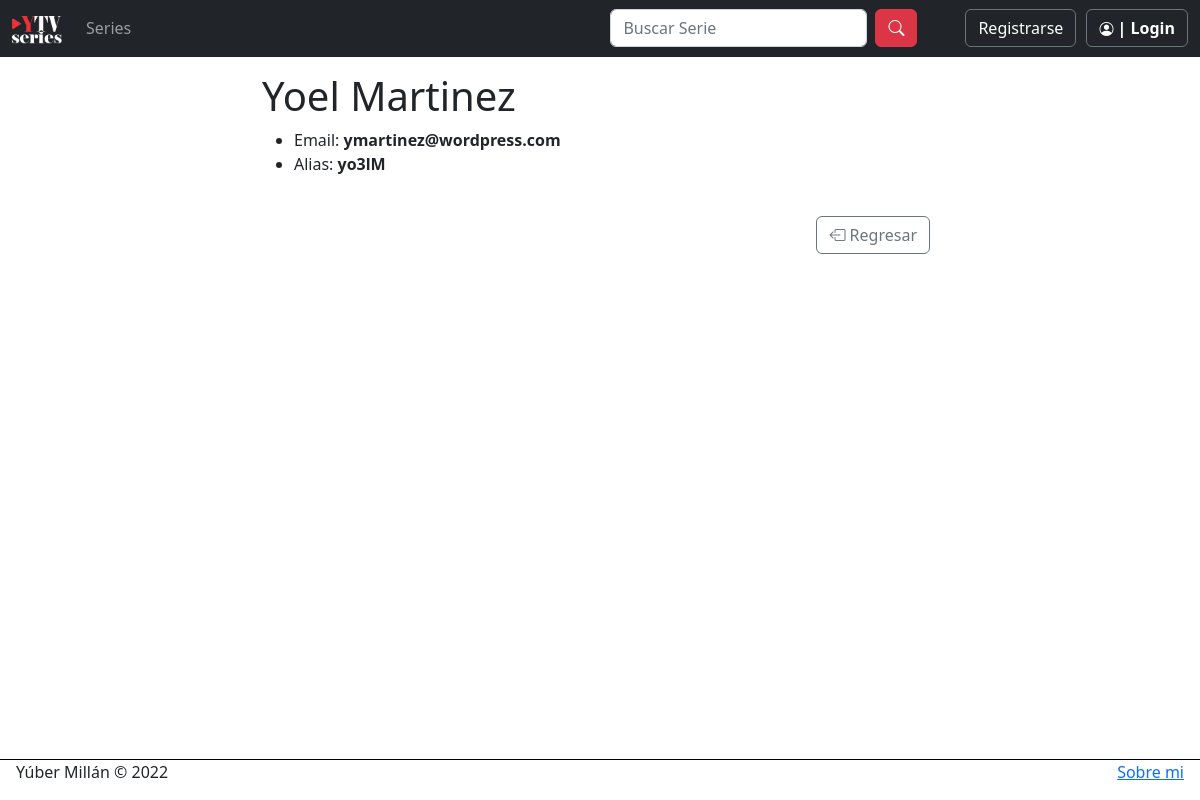
Before: /usuarios/binger/1 with the older database file.
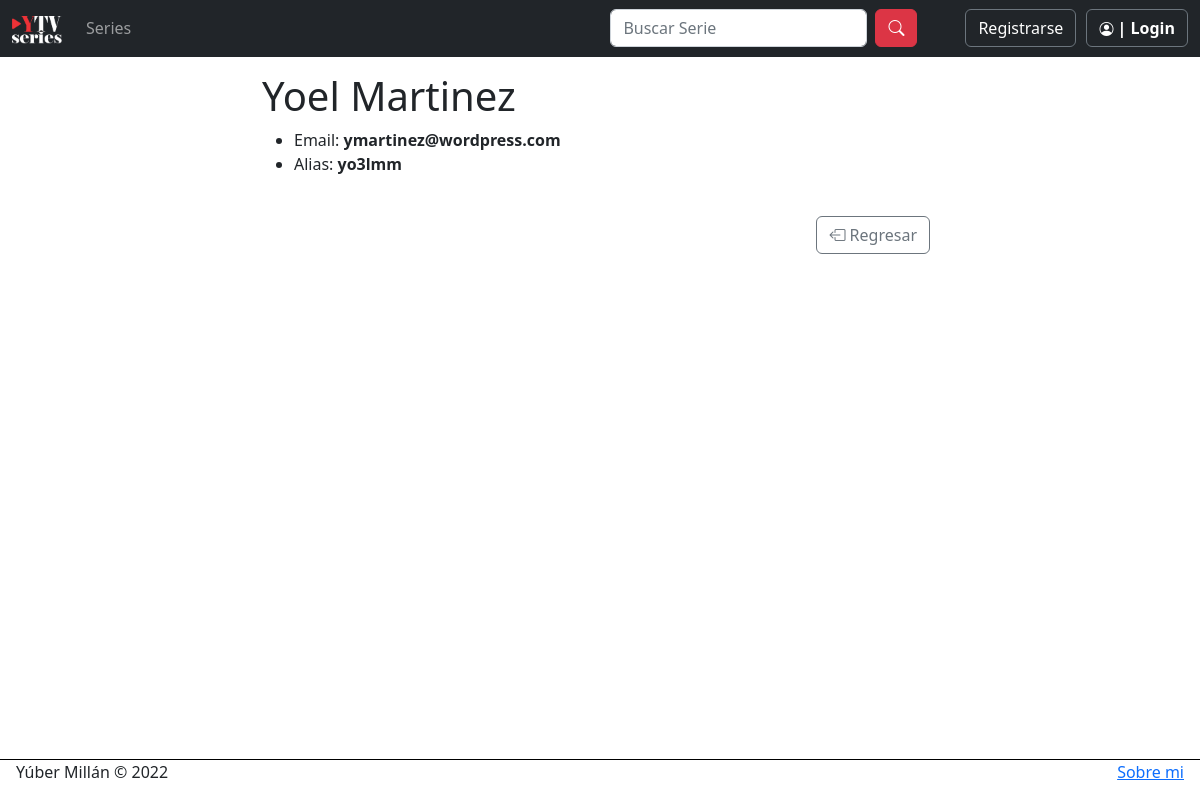
After: the same page with the newer database file.
### usuarios/models.py (models this page shows, shortened)
class Binger(models.Model):
    nombre = models.CharField(max_length=50)
    apellido = models.CharField(max_length=50)
    email = models.EmailField()
    alias = models.CharField(max_length=20)

### usuarios/views.py (the view)
# urls.py: path("binger/<id>", views.ver_bingers, name="VerBinger"),
def ver_bingers(request, id):
    user = Binger.objects.get(id=id)
    return render(request, "usuarios/ver_binger.html", {"binger": user})

### usuarios/templates/usuarios/ver_binger.html
{% extends 'layout.html' %}
{% block contenido %}
<h1>{{ binger.nombre }} {{ binger.apellido }}</h1>
<ul>
    <li>Email:  <b>{{ binger.email }}</b></li>
    <li>Alias:  <b>{{ binger.alias }}</b></li>
</ul>
<div class="py-4" style="float: right; margin-right: 8px;"><a class="btn btn-outline-secondary" href="{% url 'ListaBingers' %}"><i class="bi bi-box-arrow-left"></i> Regresar</a></div>
{% endblock contenido %}

Changed rows visible on the page:
changed Binger "Yoel": alias "yo3lM" → "yo3lmm"
